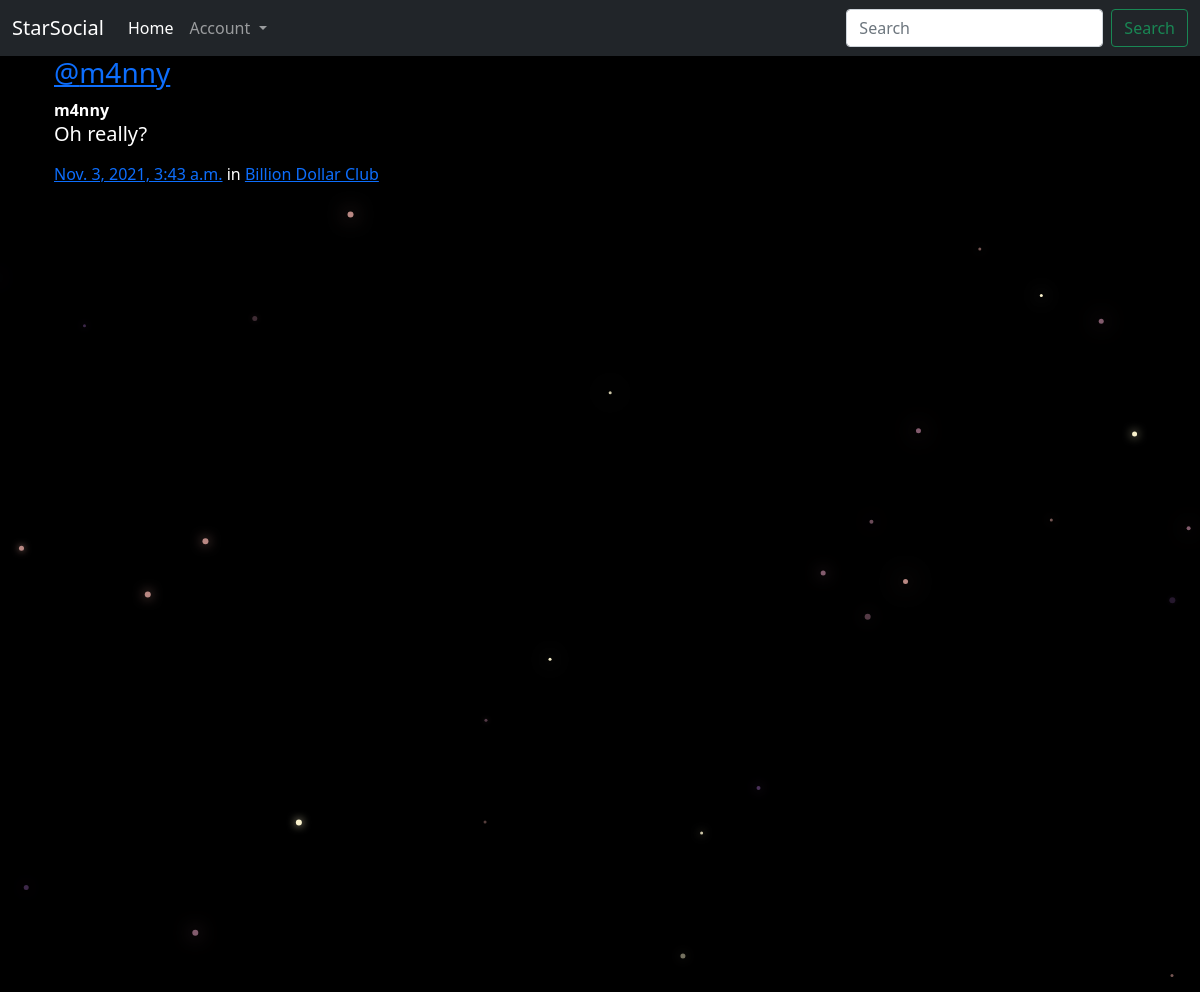
The app's page /posts/by/m4nny/5/ with its own data.
### posts/models.py (models this page shows, shortened)
class Post(models.Model):
    user = models.ForeignKey(User, related_name="posts",on_delete=models.CASCADE)
    created_at = models.DateTimeField(auto_now=True)
    message = models.TextField()
    message_html = models.TextField(editable=False)
    group = models.ForeignKey(Group, related_name="posts",null=True, blank=True,on_delete=models.CASCADE)
    class Meta:
        ordering = ["-created_at"]
        unique_together = ["user", "message"]

### groups/models.py (models this page shows, shortened)
class Group(models.Model):
    name = models.CharField(max_length=255, unique=True)
    slug = models.SlugField(allow_unicode=True, unique=True)
    description = models.TextField(blank=True, default='')
    description_html = models.TextField(editable=False, default='', blank=True)
    members = models.ManyToManyField(User,through="GroupMember")
    class Meta:
        ordering = ["name"]

### posts/views.py (the view)
# urls.py: path("by/<username>/<int:pk>/",views.PostDetail.as_view(),name="single"),
class PostDetail(SelectRelatedMixin,generic.DetailView):
    model = models.Post
    select_related =('user','group')
    def get_queryset(self):
        queryset = super().get_queryset()
        return queryset.filter(user__username__iexact=self.kwargs.get('username'))

### posts/templates/posts/post_detail.html
{% extends "posts/post_base.html" %}
{% block post_content %}
    {% include "posts/_post.html" %}
{% endblock %}

### posts/templates/posts/_post.html (shortened to what this page needs)
<div class="media">
	<h3 class="mr-5"><a href="{% url 'posts:for_user' username=post.user.username %}">@{{ post.user.username }}</a></h3>
	<div class="media-body">
		<strong>{{ post.user.username }}</strong>
		<h5>{{ post.message_html|safe }}</h5>
			<time class="time"><a href="{% url 'posts:single' username=post.user.username pk=post.pk %}">{{ post.created_at }}</a></time>
			{% if post.group %}
			<span class="group-name">in <a href="#">{{ post.group.name }}</a></span>
			{% endif %}
	</div>
</div>

### static/simplesocial/css/master.css (style rules this page uses)
body { margin: 0; overflow: hidden; background-color: black; color:white; }

### records on screen
Post: user.username "m4nny", message_html "Oh really?", created_at "Nov. 3, 2021, 3:43 a.m.", group.name "Billion Dollar Club"
